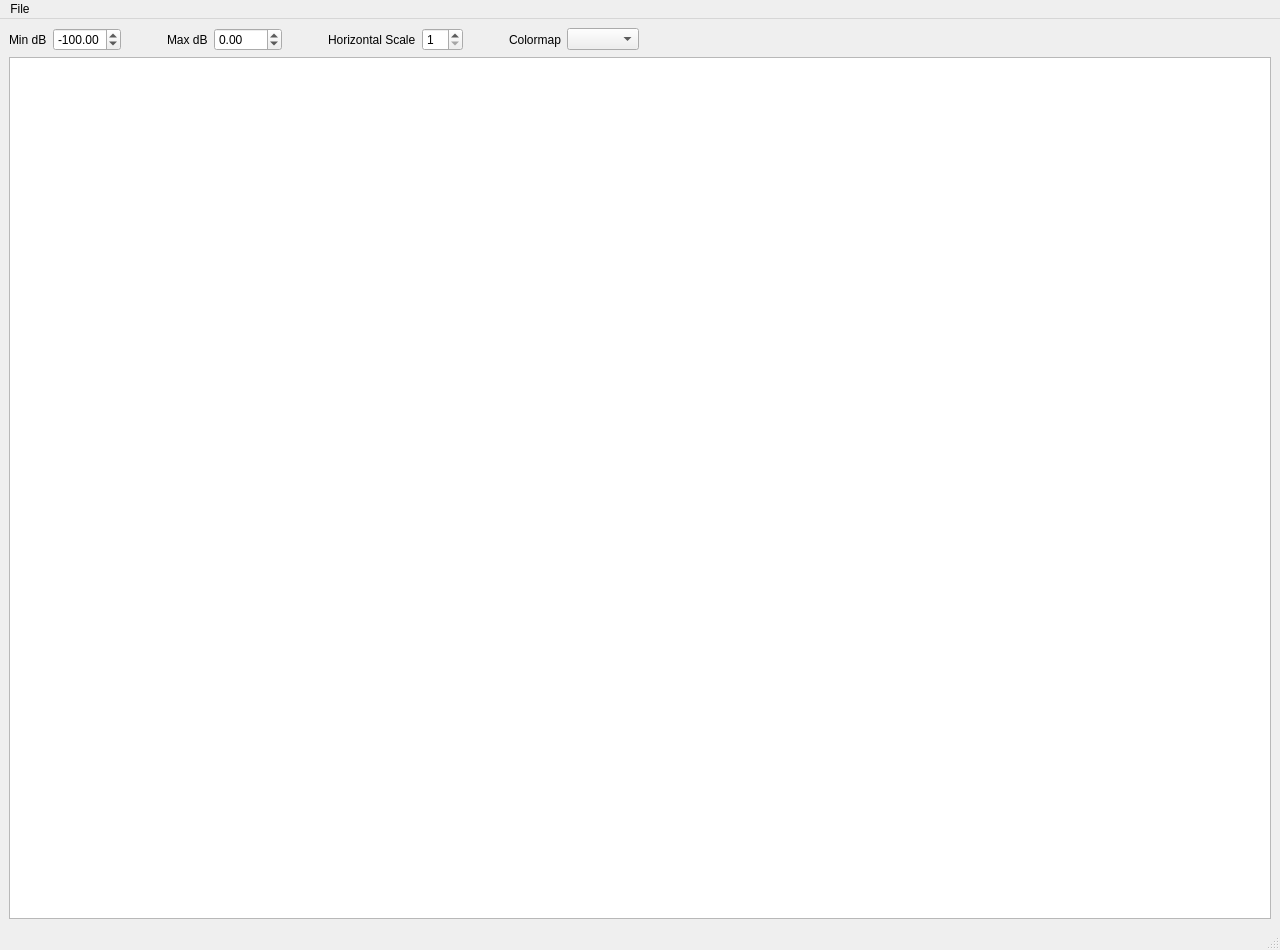
<?xml version="1.0" encoding="UTF-8"?>
<ui version="4.0">
 <class>EchogramViewer</class>
 <widget class="QMainWindow" name="EchogramViewer">
  <property name="geometry">
   <rect>
    <x>0</x>
    <y>0</y>
    <width>1280</width>
    <height>950</height>
   </rect>
  </property>
  <property name="windowTitle">
   <string>Echogram Viewer</string>
  </property>
  <widget class="QWidget" name="echogramViewer">
   <layout class="QVBoxLayout" name="verticalLayout">
    <item>
     <layout class="QHBoxLayout" name="settingLayout">
      <item>
       <widget class="QLabel" name="minDBLabel">
        <property name="text">
         <string>Min dB</string>
        </property>
       </widget>
      </item>
      <item>
       <widget class="QDoubleSpinBox" name="minDBDoubleSpinBox">
        <property name="minimum">
         <double>-200.000000000000000</double>
        </property>
        <property name="maximum">
         <double>100.000000000000000</double>
        </property>
        <property name="value">
         <double>-100.000000000000000</double>
        </property>
       </widget>
      </item>
      <item>
       <spacer name="horizontalSpacer">
        <property name="orientation">
         <enum>Qt::Horizontal</enum>
        </property>
        <property name="sizeType">
         <enum>QSizePolicy::Preferred</enum>
        </property>
        <property name="sizeHint" stdset="0">
         <size>
          <width>40</width>
          <height>20</height>
         </size>
        </property>
       </spacer>
      </item>
      <item>
       <widget class="QLabel" name="maxDBLabel">
        <property name="text">
         <string>Max dB</string>
        </property>
       </widget>
      </item>
      <item>
       <widget class="QDoubleSpinBox" name="maxDBDoubleSpinBox">
        <property name="minimum">
         <double>-200.000000000000000</double>
        </property>
        <property name="maximum">
         <double>100.000000000000000</double>
        </property>
       </widget>
      </item>
      <item>
       <spacer name="horizontalSpacer_2">
        <property name="orientation">
         <enum>Qt::Horizontal</enum>
        </property>
        <property name="sizeType">
         <enum>QSizePolicy::Preferred</enum>
        </property>
        <property name="sizeHint" stdset="0">
         <size>
          <width>40</width>
          <height>20</height>
         </size>
        </property>
       </spacer>
      </item>
      <item>
       <widget class="QLabel" name="horizontalScaleLabel">
        <property name="text">
         <string>Horizontal Scale</string>
        </property>
       </widget>
      </item>
      <item>
       <widget class="QSpinBox" name="scaleSpinBox">
        <property name="minimum">
         <number>1</number>
        </property>
        <property name="maximum">
         <number>25</number>
        </property>
       </widget>
      </item>
      <item>
       <spacer name="horizontalSpacer_3">
        <property name="orientation">
         <enum>Qt::Horizontal</enum>
        </property>
        <property name="sizeType">
         <enum>QSizePolicy::Preferred</enum>
        </property>
        <property name="sizeHint" stdset="0">
         <size>
          <width>40</width>
          <height>20</height>
         </size>
        </property>
       </spacer>
      </item>
      <item>
       <widget class="QLabel" name="colormapLabel">
        <property name="text">
         <string>Colormap</string>
        </property>
       </widget>
      </item>
      <item>
       <widget class="QComboBox" name="colormapComboBox"/>
      </item>
      <item>
       <spacer name="horizontalSpacer_4">
        <property name="orientation">
         <enum>Qt::Horizontal</enum>
        </property>
        <property name="sizeHint" stdset="0">
         <size>
          <width>40</width>
          <height>20</height>
         </size>
        </property>
       </spacer>
      </item>
     </layout>
    </item>
    <item>
     <widget class="Echogram" name="echogram"/>
    </item>
   </layout>
  </widget>
  <widget class="QMenuBar" name="menubar">
   <property name="geometry">
    <rect>
     <x>0</x>
     <y>0</y>
     <width>1280</width>
     <height>22</height>
    </rect>
   </property>
   <widget class="QMenu" name="menuFile">
    <property name="title">
     <string>File</string>
    </property>
    <addaction name="actionOpen"/>
   </widget>
   <addaction name="menuFile"/>
  </widget>
  <widget class="QStatusBar" name="statusbar"/>
  <action name="actionOpen">
   <property name="text">
    <string>Open</string>
   </property>
  </action>
 </widget>
 <customwidgets>
  <customwidget>
   <class>Echogram</class>
   <extends>QGraphicsView</extends>
   <header>echogram.h</header>
  </customwidget>
 </customwidgets>
 <resources/>
 <connections/>
</ui>
